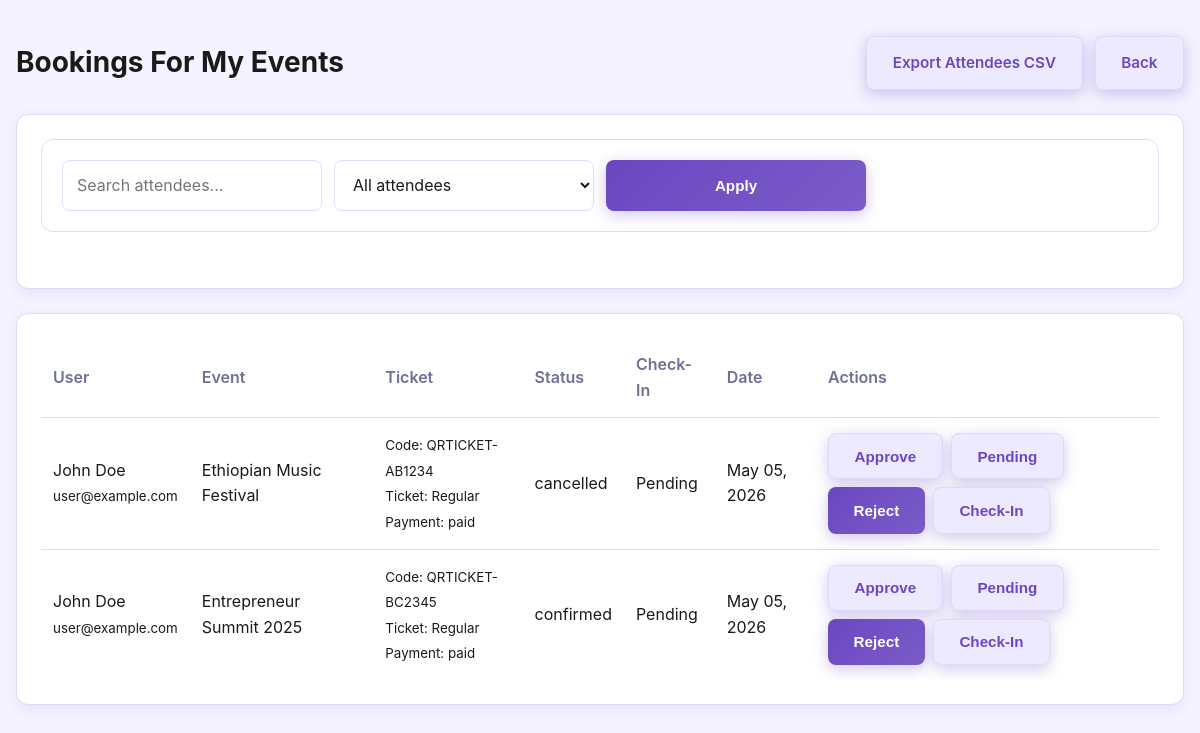
The app's page /organizer-bookings.php (signed in) with its own data.
### tables this page shows
CREATE TABLE `bookings` (
  `id` int(11) NOT NULL,
  `user_id` int(11) NOT NULL,
  `event_id` int(11) NOT NULL,
  `qr_code` varchar(120) NOT NULL,
  `status` enum('pending','confirmed','cancelled') NOT NULL DEFAULT 'confirmed',
  `created_at` timestamp NOT NULL DEFAULT current_timestamp(),
  `is_used` tinyint(1) NOT NULL DEFAULT 0,
  `ticket_number` varchar(40) DEFAULT NULL,
  `qr_code_data` text DEFAULT NULL,
  `validation_token` varchar(128) DEFAULT NULL,
  `payment_status` varchar(30) NOT NULL DEFAULT 'paid',
  `check_in_status` varchar(30) NOT NULL DEFAULT 'pending',
  `checked_in_at` datetime DEFAULT NULL,
  `ticket_type` varchar(50) NOT NULL DEFAULT 'Regular'
);

CREATE TABLE `users` (
  `id` int(11) NOT NULL,
  `name` varchar(120) NOT NULL,
  `email` varchar(150) NOT NULL,
  `password` varchar(255) NOT NULL,
  `role` enum('admin','organizer','user') NOT NULL DEFAULT 'user',
  `status` enum('pending','approved','rejected') NOT NULL DEFAULT 'approved',
  `created_at` timestamp NOT NULL DEFAULT current_timestamp(),
  `is_blocked` tinyint(1) NOT NULL DEFAULT 0,
  `profile_image` varchar(255) DEFAULT NULL,
  `organization_name` varchar(150) DEFAULT NULL,
  `contact_info` varchar(150) DEFAULT NULL,
  `social_links` text DEFAULT NULL
);

CREATE TABLE `events` (
  `id` int(11) NOT NULL,
  `title` varchar(180) NOT NULL,
  `description` text NOT NULL,
  `date` date NOT NULL,
  `location` varchar(120) NOT NULL,
  `organizer_id` int(11) NOT NULL,
  `category_id` int(11) NOT NULL,
  `image_url` varchar(255) NOT NULL,
  `status` enum('published','draft') NOT NULL DEFAULT 'published',
  `created_at` timestamp NOT NULL DEFAULT current_timestamp(),
  `is_featured` tinyint(1) NOT NULL DEFAULT 0,
  `attendance_count` int(11) NOT NULL DEFAULT 0,
  `lifecycle_status` varchar(20) DEFAULT NULL,
  `event_time` time DEFAULT NULL,
  `capacity` int(11) DEFAULT 0,
  `registration_deadline` date DEFAULT NULL,
  `ticket_type` varchar(50) DEFAULT 'Regular'
);

### includes/config.php (called while the page is built, shortened)
<?php
function sanitize($value)
{
    return htmlspecialchars(trim($value), ENT_QUOTES, 'UTF-8');
}
function db_has_column($mysqli, $table, $column)
{
    $safeTable = preg_replace('/[^a-zA-Z0-9_]/', '', $table);
    $safeColumn = preg_replace('/[^a-zA-Z0-9_]/', '', $column);
    $query = "SHOW COLUMNS FROM `$safeTable` LIKE '$safeColumn'";
    $result = $mysqli->query($query);
    return $result && $result->num_rows > 0;
}

### organizer-bookings.php (the view, shortened to what this page needs)
<?php
require_once 'includes/config.php';
$pageTitle = 'Organizer Bookings | Event Ethiopia';
$organizerId = (int) $_SESSION['user_id'];
$qrColumn = db_has_column($mysqli, 'bookings', 'qr_code') ? 'qr_code' : 'ticket_code';
$search = trim($_GET['search'] ?? '');
$whereParts = ["e.organizer_id=?"];
$types = 'i';
$params = [$organizerId];
$stmt = $mysqli->prepare("SELECT b.id,b.status,b.created_at,b.$qrColumn ticket_code,b.ticket_type,b.payment_status,b.check_in_status,b.checked_in_at,u.name user_name,u.email user_email,e.title event_title FROM bookings b JOIN users u ON u.id=b.user_id JOIN events e ON e.id=b.event_id WHERE " . implode(' AND ', $whereParts) . " ORDER BY b.created_at DESC");
$stmt->bind_param($types, ...$params);
$stmt->execute();
$rows = $stmt->get_result()->fetch_all(MYSQLI_ASSOC);
?>
<!DOCTYPE html><html lang="en"><head><meta charset="UTF-8"><meta name="viewport" content="width=device-width, initial-scale=1.0"><title><?= sanitize($pageTitle) ?></title><link rel="stylesheet" href="css/style.css"></head><body>
<main class="page-content wrapper"><section class="heading-bar"><h2>Bookings For My Events</h2><div class="hero-cta"><a href="organizer-bookings.php?export=csv" class="button button-alt">Export Attendees CSV</a><a href="organizer-dashboard.php" class="button button-alt">Back</a></div></section>
<div class="dashboard-card"><form method="get" class="filter-panel"><input type="text" name="search" placeholder="Search attendees..." value="<?= sanitize($search) ?>"><select name="attendee_status"><option value="">All attendees</option></select><button class="button" type="submit">Apply</button></form></div>
<div class="dashboard-card table-card"><div class="table-scroll"><table class="list-table"><thead><tr><th>User</th><th>Event</th><th>Ticket</th><th>Status</th><th>Check-In</th><th>Date</th><th>Actions</th></tr></thead><tbody>
<?php foreach ($rows as $row): ?><tr><td><?= sanitize($row['user_name']) ?><br><small><?= sanitize($row['user_email']) ?></small></td><td><?= sanitize($row['event_title']) ?></td><td><small>Code: <?= sanitize($row['ticket_code']) ?></small><br><small>Ticket: <?= sanitize($row['ticket_type']) ?></small><br><small>Payment: <?= sanitize($row['payment_status']) ?></small></td><td><?= sanitize($row['status']) ?></td><td><?= sanitize($row['check_in_status'] === 'checked_in' ? 'Checked-in' : 'Pending') ?></td><td><?= date('M d, Y', strtotime($row['created_at'])) ?></td><td><form method="post" style="display:flex;gap:8px;flex-wrap:wrap;"><input type="hidden" name="booking_id" value="<?= (int) $row['id'] ?>"><button class="button button-alt" name="status" value="confirmed">Approve</button><button class="button button-alt" name="status" value="pending">Pending</button><button class="button" name="status" value="cancelled">Reject</button><?php if ($row['check_in_status'] !== 'checked_in'): ?><button class="button button-alt" name="check_in" value="1">Check-In</button><?php endif; ?></form></td></tr><?php endforeach; ?>
</tbody></table></div></div></main></body></html>

### css/style.css (style rules this page uses)
* { box-sizing: border-box; }
:root { --bg: #f5f3ff; --surface: #ffffff; --primary: #6b47c0; --primary-dark: #5a3d99; --primary-soft: #ede9ff; --text: #1a1a1a; --text-secondary: #666666; --border: #e0d9f8; --shadow: 0 4px 12px rgba(107, 71, 192, 0.1); --shadow-lg: 0 8px 24px rgba(107, 71, 192, 0.15); --muted: #6d7192; }
html { scroll-behavior: smooth; }
body { margin: 0; font-family: 'Inter', sans-serif; background: var(--bg); color: var(--text); line-height: 1.6; overflow-x: hidden; }
a { color: var(--primary); text-decoration: none; }
.wrapper { width: min(1200px, calc(100% - 32px)); margin: 0 auto; }
.button, .button-alt { display: inline-flex; align-items: center; justify-content: center; padding: 0.85rem 1.6rem; border-radius: 8px; font-weight: 600; text-decoration: none; border: none; cursor: pointer; transition: all 0.3s ease; font-size: 0.95rem; }
.button { background: linear-gradient(135deg, #6b47c0 0%, #7b5cc9 100%); color: white; box-shadow: 0 4px 15px rgba(107, 71, 192, 0.3); }
.button-alt { background: var(--primary-soft); color: var(--primary); border: 1px solid var(--border); }
.page-content { padding: 36px 0 64px; }
.hero-cta { display: inline-flex; gap: 12px; align-items: center; }
section.heading-bar { display: flex; align-items: center; justify-content: space-between; flex-wrap: wrap; gap: 16px; margin-bottom: 24px; }
.heading-bar h2 { margin: 0; font-size: 1.75rem; }
.filter-panel { display: grid; grid-template-columns: repeat(4, minmax(0, 1fr)); gap: 12px; margin-bottom: 32px; background: var(--surface); padding: 20px; border-radius: 12px; border: 1px solid var(--border); }
.filter-panel input, .filter-panel select, .form-input, .form-textarea { width: 100%; padding: 12px 14px; border: 1px solid var(--border); border-radius: 8px; background: var(--surface); font: inherit; color: var(--text); transition: all 0.2s ease; }
.profile-box, .dashboard-card { background: var(--surface); border: 1px solid var(--border); border-radius: 24px; padding: 24px; box-shadow: var(--shadow); }
.dashboard-card { background: var(--surface); border: 1px solid var(--border); border-radius: 12px; padding: 24px; box-shadow: var(--shadow); }
.list-table { width: 100%; border-collapse: collapse; }
.list-table th, .list-table td { padding: 14px 12px; border-bottom: 1px solid var(--border); text-align: left; }
.list-table th { color: var(--muted); font-weight: 600; }
.list-table tr:last-child td { border-bottom: none; }
.table-card { margin-top: 24px; }
.table-scroll { width: 100%; max-width: 100%; overflow-x: auto; -webkit-overflow-scrolling: touch; }

### records on screen
bookings: user.name "John Doe", user.email "user@example.com", event.title "Ethiopian Music Festival", qr_code "QRTICKET-AB1234", ticket_type "Regular", payment_status "paid", status "cancelled", check_in_status "Pending", created_at "May 05, 2026", shows "Check-In"
bookings: user.name "John Doe", user.email "user@example.com", event.title "Entrepreneur Summit 2025", qr_code "QRTICKET-BC2345", ticket_type "Regular", payment_status "paid", status "confirmed", check_in_status "Pending", created_at "May 05, 2026", shows "Check-In"
